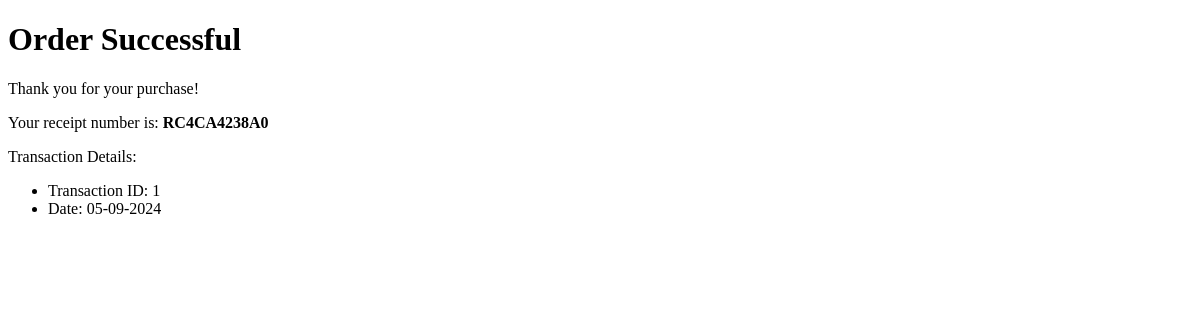
Page /order-successful.php?transaction_id=1 on the earlier database version.
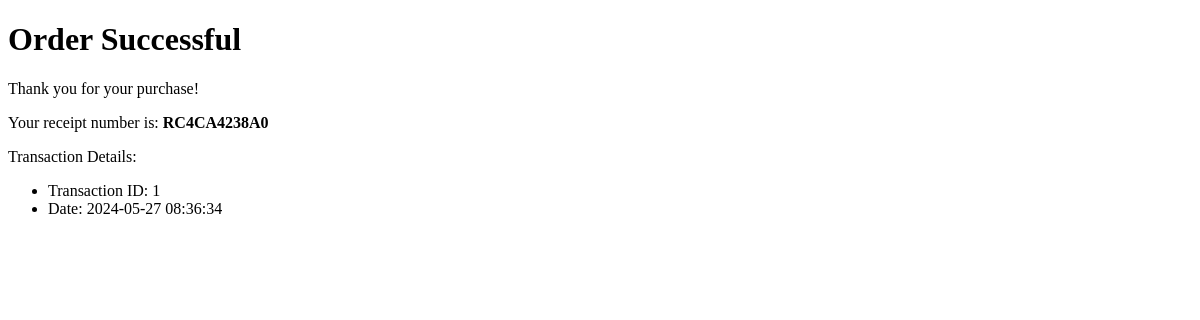
Same page on the later database version.
### tables this page shows
CREATE TABLE `transaction_table` (
  `transaction_id` int(11) NOT NULL AUTO_INCREMENT,
  `product_id` int(11) NOT NULL,
  `quantity_sold` int(11) NOT NULL,
  `reference_number` varchar(45) NOT NULL,
  `receipt_number` varchar(45) NOT NULL,
  `status` enum('Paid','Pending') NOT NULL,
  `transaction_date` datetime NOT NULL,
  PRIMARY KEY (`transaction_id`),
  KEY `product_id` (`product_id`),
  CONSTRAINT `product_id` FOREIGN KEY (`product_id`) REFERENCES `product_table` (`product_id`) ON DELETE NO ACTION ON UPDATE NO ACTION
);

### order-successful.php (the view, shortened to what this page needs)
<?php
include "dbconnect.php";
function generateReceiptNumber() {
    return 'R' . strtoupper(bin2hex(random_bytes(5)));
}
if (isset($_GET['transaction_id'])) {
    $transactionId = mysqli_real_escape_string($conn, $_GET['transaction_id']);
    $receiptNumber = generateReceiptNumber();
    $transactionSql = "SELECT * FROM transaction_table WHERE transaction_id = '$transactionId'";
    $transactionResult = $conn->query($transactionSql);
    if ($transactionResult->num_rows > 0) {
        $transactionRow = $transactionResult->fetch_assoc();
    } else {
        echo "Transaction not found.";
        exit;
    }
} else {
    echo "Transaction ID is missing.";
    exit;
}
?>
<!DOCTYPE html>
<html lang="en">
<head>
</head>
<body>
    <h1>Order Successful</h1>
    <p>Thank you for your purchase!</p>
    <p>Your receipt number is: <strong><?php echo $receiptNumber; ?></strong></p>
    <p>Transaction Details:</p>
    <ul>
        <li>Transaction ID: <?php echo $transactionRow['transaction_id']; ?></li>
        <li>Date: <?php echo $transactionRow['transaction_date']; ?></li>
    </ul>
</body>
</html>

Differences in the rows shown:
changed transaction_table id 1: transaction_date "05-09-2024" → "2024-05-27 08:36:34"
